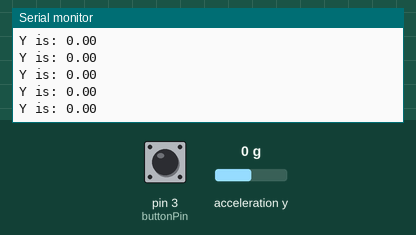
A sketch run on a simulated Arduino Uno, built with avr-gcc and run on an emulated ATmega328P. Shown: the last lines printed to the serial monitor. The test bench sets the inputs (shaded band); at power-on: pin 3 (buttonPin) LOW, acceleration y 0 g.

Above: at 1.3 s.
1.4 s: pin 3 (buttonPin) pulled HIGH for 0.15 s
At 1.9 s:
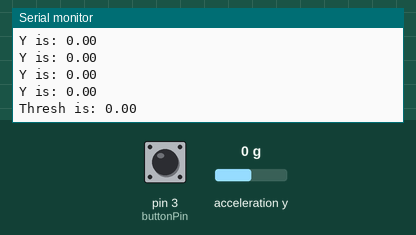
4.5 s: acceleration y set to -0.2 g
At 5.5 s:
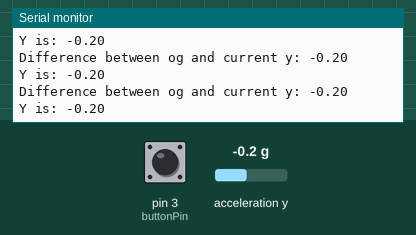
6.0 s: acceleration y set to -1.4 g
At 7.0 s:
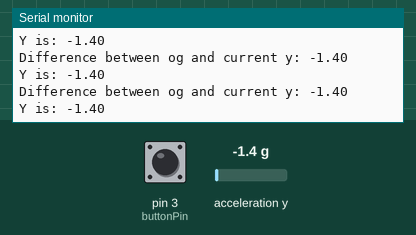
Timing chart, 0 to 9.0 s (numbered marks = the images above; inputs shaded):
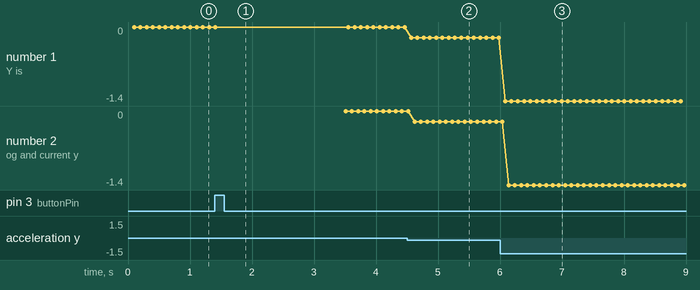

Measured:
- the behaviour switches between 0 and -0.1 g on acceleration y (found by bisection; images 1 and 2)
- after the input at 1.4 s, the serial monitor: prints a new line at once (image 1)
- after the input at 4.5 s, the serial monitor: prints a new line after 0.06 s (image 2)
- after the input at 6.0 s, the serial monitor: prints a new line after 0.08 s (image 3)
- plotted number 1: 0 → -0.2 after the input at 4.5 s, -0.2 → -1.4 after the input at 6.0 s
- plotted number 2: 0 → -0.2 after the input at 4.5 s, -0.2 → -1.4 after the input at 6.0 s

The sketch:

ythresh_calibrate_example.ino
```cpp
//Gravity Acceleration
#include "LIS3DHTR.h"
#ifdef SOFTWAREWIRE
#include <SoftwareWire.h>
SoftwareWire myWire(3, 2);
LIS3DHTR<SoftwareWire> LIS;       //Software I2C
#define WIRE myWire
#else
#include <Wire.h>
LIS3DHTR<TwoWire> LIS;           //Hardware I2C
#define WIRE Wire
#endif

float y = 0;
float yThresh = 0;
int differential = 100;
int buttonPin = 3;
int calibrate = 0; //0 not calibrated yet, 1 its been calibrated


void setup() {
  Serial.begin(9600);
  while (!Serial) {};
  LIS.begin(WIRE, 0x19); //IIC init
  delay(100);
  LIS.setOutputDataRate(LIS3DHTR_DATARATE_50HZ);
}
void loop() {
  y = LIS.getAccelerationY();
  Serial.print("Y is: ");
  Serial.println(y);
  //calibration mode
  if (digitalRead(3) == 1 && calibrate == 0)
  {
    calibrate = 1;
    yThresh = LIS.getAccelerationY();
    Serial.print("Thresh is: ");
    Serial.println(yThresh);
    //flash led or some jawn to let us know we saved calibration
    delay(2000);
  }
  delay(100);

  if (calibrate == 1)
  {
    Serial.print("Difference between og and current y: ");
    Serial.println(y - yThresh);
  }

}
```
